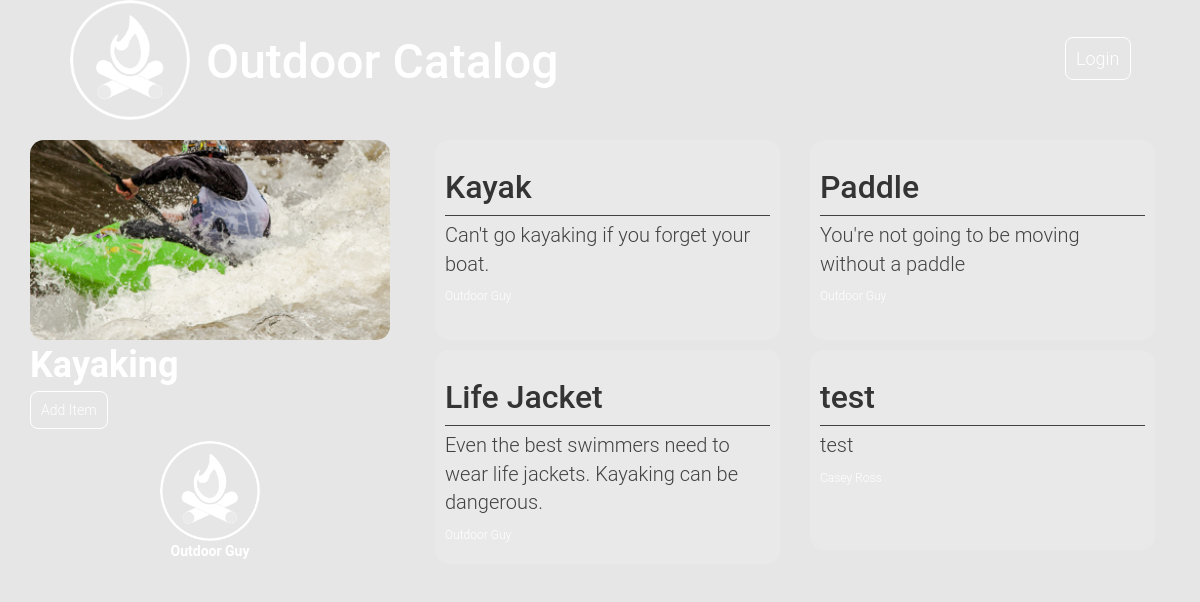
/category/1/list/, run on an earlier commit of the app's database.
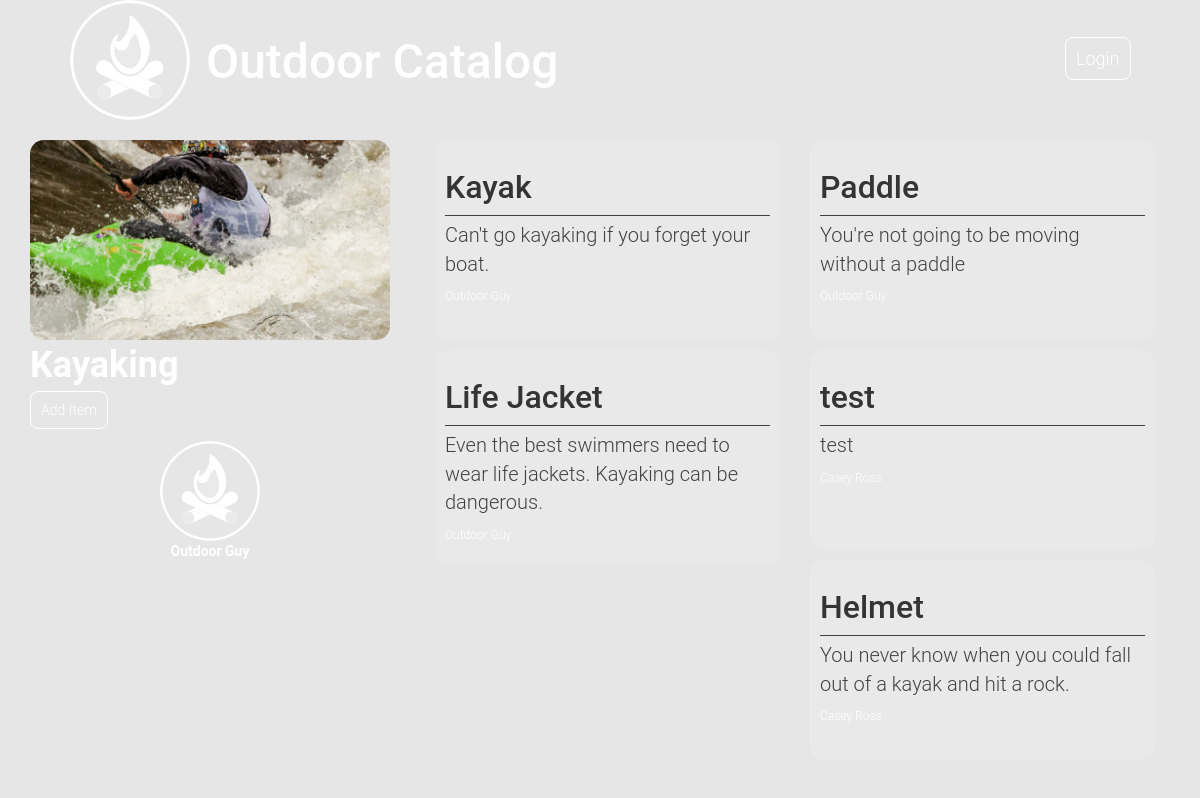
And on a later commit of the database.
### database_setup.py (models this page shows, shortened)
class Category(Base):
    __tablename__ = 'category'
    id = Column(Integer, primary_key=True)
    name = Column(String(250), nullable=False)
    user_id = Column(Integer, ForeignKey('user.id'))
    user = relationship(User)

class User(Base):
    __tablename__ = 'user'
    id = Column(Integer, primary_key=True)
    name = Column(String(250), nullable=False)
    email = Column(String(250), nullable=False)
    picture = Column(String(250))

class Item(Base):
    __tablename__ = 'item'
    name = Column(String(80), nullable=False)
    id = Column(Integer, primary_key=True)
    description = Column(String(250))
    category_id = Column(Integer, ForeignKey('category.id'))
    category = relationship(Category)
    user_id = Column(Integer, ForeignKey('user.id'))
    user = relationship(User)

### project.py (the view)
@app.route('/category/<int:category_id>/')
@app.route('/category/<int:category_id>/list/')
def showList(category_id):
    category = session.query(Category).filter_by(id=category_id).one()
    creator = getUserInfo(category.user_id)
    items = session.query(Item).filter_by(
        category_id=category_id).all()
    return render_template('list.html', items=items, category=category,
                           creator=creator)

### project.py (called while the page is built)
def getUserInfo(user_id):
    user = session.query(User).filter_by(id=user_id).one()
    return user

### templates/list.html (shortened to what this page needs)
{% extends "main.html" %}
{% block content %}
	<div class="row">
		<div class="col-md-4">
			{% if category.id == 1 %}
				<div class="kayaking-background category-container">
			{% elif category.id == 2 %}
				<div class="camping-background category-container">
			{% elif category.id == 3 %}
				<div class="rock-background category-container">
			{% elif category.id == 4 %}
				<div class="fishing-background category-container">
			{% elif category.id == 5 %}
				<div class="hiking-background category-container">
			{% elif category.id == 6 %}
				<div class="biking-background category-container">
			{% else %}
				<div class="category-container">
			{% endif %}
			</div>
			<div class="category-name">
				{{category.name}}
			</div>
			<div class="list-action">
				<a class="main-btn list-btn" href="{{url_for('newItem', category_id = category.id )}}">Add Item</a>
			</div>
			<figure class="creator">
				{% if category.user.picture %}
					<img class="creator-img" src="{{category.user.picture}}">
				{% else %}
					<img class="creator-img" src="static/img/logo.png">
				{% endif %}
				<figcaption class="creator-cap">{{category.user.name}}</figcaption>
			</figure>
		</div>
		<div class="col-md-8">
			{% if items !=[] %}
				{% for item in items %}
					<div class="col-md-6">
						<div class="item-container">
							<h3 class="item-name">{{item.name}}</h3>
							<hr class="item-hr">
							<p class="item-description">{{item.description}}</p>
							<p class="created-tag">{{item.user.name}}</p>
						</div>
					</div>
				{% endfor %}
			{% endif %}
		</div>
	</div>
{% endblock %}

### templates/main.html (shortened to what this page needs)
<!DOCTYPE html>
<html lang="en">
   <head>
      <link type="text/css" rel="stylesheet" href="/static/css/bootstrap.css" />
      <link type="text/css" rel="stylesheet" href="/static/css/font-awesome.css" />
      <link type="text/css" rel="stylesheet" href="/static/css/style.css" />
      <link type="text/css" rel="stylesheet" href="/static/css/outdoor.css" />
   </head>
   <body>
      <header class="container">
         <div class="row">
            <div class="col-md-12 nav-bar">
               <a href="/" class="nav-title">
                 <img class="logo" src="static/img/logo.png" alt="The Blog Logo">
					  <h1 class="nav-name">Outdoor Catalog</h1>
               </a>
               <div class="nav-login">
						{%if 'username' not in session %}
							<a class="main-btn" href="{{url_for('showLogin')}}">Login</a>
						{% else %}
							<span class="nav-user">{{ session['username'] }}</span>
							<a class="main-btn" href="{{url_for('disconnect')}}">Logout</a>
						{% endif %}
               </div>
            </div>
         </div>
      </header>
      <div class="container">
	      {% block content %}
	      {% endblock %}
		</div>
   </body>
</html>

### static/css/style.css (style rules this page uses)
html { background-color: #E6E6E6; }
body { position: relative; background-color: transparent; font-family: 'PT Sans Caption', sans-serif; font-size: 14px; margin-top: 10px; color: #6A6A6A; }
.nav-login { font-size: 18px; color: #02a0ea; display: block; float: right; min-width: 100px; margin-top: 30px; }
.nav-title { color: #02a0ea; font-size: 72px; }
.logo { margin: 0 0 20px 40px; max-height: 120px; width: auto; }

### static/css/outdoor.css (style rules this page uses)
html { height: 100%; }
body { background-image: url("../img/background.png"); background-attachment: fixed; background-size: cover; background-repeat: no-repeat; margin: 0; min-height: 100%; }
* { font-family: "Helvetica Neue Bold", Roboto, Helvetica, Arial, sans-serif; font-weight: 700; color: #fff; }
.nav-title { display: flex; }
.nav-name { color: #fff; font-size: 48px; padding: 16px; }
.nav-bar { display: inline-flex; }
.nav-login { padding-top: 16px; position: absolute; right: 20px; }
.category-container { border-radius: 14px; background-color: #333; background-image: url("../img/default.png"); background-size: cover; background-repeat: no-repeat; background-position: center; color: #fff; height: 200px; width: auto; min-width: 180px; }
.category-name { font-size: 36px; }
.kayaking-background { background-image: url("../img/kayaking.png"); }
.item-container { background-color: rgba(235, 235, 235, 0.6); border-radius: 14px; padding: 10px; min-height: 200px; color: #343434; margin-bottom: 10px; }
.creator-img { max-width: 100px; max-height: 100px; display: block; margin: auto; }
.creator-cap { text-align: center; }
.item-description { font-size: 20px; color: #424242; font-weight: 300; }
.item-name { font-size: 32px; color: #343434; }
.item-hr { border-color: #424242; margin: 5px 0; }
.created-tag { font-weight: 300; font-size: 12px; }
.main-btn { font-weight: 300; border-radius: 8px; border: 1px solid #fff; background-color: transparent; color: #fff; padding: 10px; transition: all 0.3s ease; }
.list-btn { margin: 10px 0; vertical-align: sub; }
.list-action { margin: 5px 0; height: 40px; }

What changed in the data, as far as the page shows it:
added Item: name "Helmet", description "You never know when you could fall out of a kayak and hit a rock.", user.name "Casey Ross"
